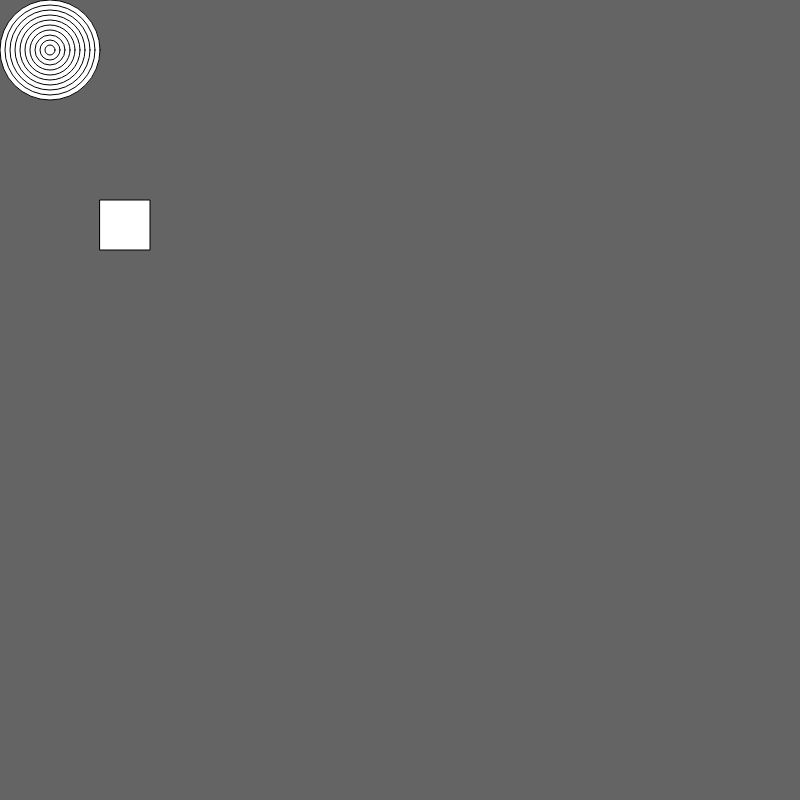
Frame 1 (no input)
Frame 60 (no input): identical to frame 1, image omitted
Frame 120 (the mouse pressed at the canvas centre since frame 60): identical to frame 1, image omitted

The p5.js sketch that drew this single still picture (run headless with seeded random() and noise() and a simulated clock; from frame 60 on, the mouse is pressed at the canvas centre):

// p5.js sketch
// ── sketch.js
function setup() {
  createCanvas(800, 800);
}

function draw() {
  background(100);

  circle(50, 50, 25);

  rect(100, 200, 50, 50);

  line(20, 20, 40, 40);

  for (let d = 100; d > 0; d -= 10) {
    circle(50, 50, d);
  }
}
